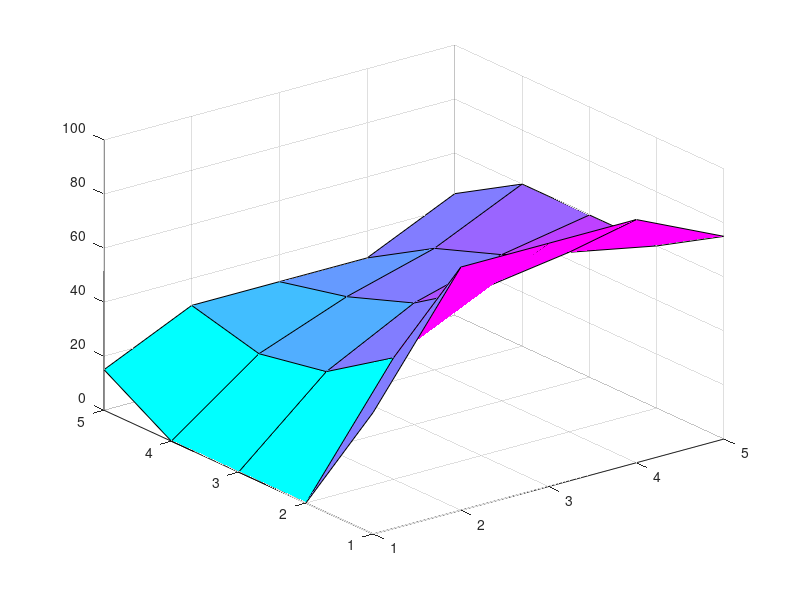

Write MATLAB code to recreate this figure.
A=[-4,1,0,1,0,0,0,0,0;1,-4,1,0,1,0,0,0,0;0,1,-4,0,0,1,0,0,0;1,0,0,-4,1,0,1,0,0;0,1,0,1,-4,1,0,1,0;0,0,1,0,1,-4,0,0,1;0,0,0,1,0,0,-4,1,0;0,0,0,0,1,0,1,-4,1;0,0,0,0,0,1,0,1,-4];
b=[-90;-90;-150;0;0;-60;-30;-30;-90];
u=A\b;
reshape(u,3,3); %matrix gets redefined to ans
matrix=zeros(5,5);
matrix(2:4,2:4)=ans;
matrix(2:4,2:4)=ans'; %transposes the matrix
matrix(1,1:5)=90;
matrix(1:5,5)=60;
matrix(5,1:5)=30;

%averaging corners
matrix(1,1)=45;
matrix(1,5)= 75;
matrix(5,1) = 15;
matrix(5,5) = 45;


surf(matrix);
colormap(cool);

